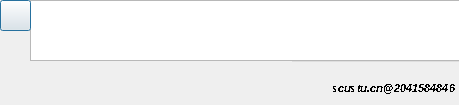
<?xml version="1.0" encoding="UTF-8"?>
<ui version="4.0">
 <class>screen</class>
 <widget class="QDialog" name="screen">
  <property name="geometry">
   <rect>
    <x>0</x>
    <y>0</y>
    <width>459</width>
    <height>105</height>
   </rect>
  </property>
  <property name="windowTitle">
   <string>Dialog</string>
  </property>
  <widget class="QTextEdit" name="hint">
   <property name="geometry">
    <rect>
     <x>30</x>
     <y>0</y>
     <width>431</width>
     <height>61</height>
    </rect>
   </property>
  </widget>
  <widget class="QPushButton" name="pushButton">
   <property name="geometry">
    <rect>
     <x>0</x>
     <y>0</y>
     <width>31</width>
     <height>31</height>
    </rect>
   </property>
   <property name="text">
    <string/>
   </property>
   <property name="icon">
    <iconset>
     <normalon>:/new/prefix1/resource/cancel.png</normalon>
    </iconset>
   </property>
  </widget>
  <widget class="QLineEdit" name="tip1">
   <property name="geometry">
    <rect>
     <x>290</x>
     <y>60</y>
     <width>171</width>
     <height>37</height>
    </rect>
   </property>
   <property name="font">
    <font>
     <pointsize>8</pointsize>
     <italic>true</italic>
     <bold>true</bold>
     <underline>false</underline>
     <strikeout>false</strikeout>
     <stylestrategy>NoAntialias</stylestrategy>
     <hintingpreference>PreferDefaultHinting</hintingpreference>
    </font>
   </property>
   <property name="cursor">
    <cursorShape>WaitCursor</cursorShape>
   </property>
   <property name="mouseTracking">
    <bool>true</bool>
   </property>
   <property name="tabletTracking">
    <bool>false</bool>
   </property>
   <property name="focusPolicy">
    <enum>Qt::StrongFocus</enum>
   </property>
   <property name="acceptDrops">
    <bool>true</bool>
   </property>
   <property name="toolTip">
    <string/>
   </property>
   <property name="layoutDirection">
    <enum>Qt::LeftToRight</enum>
   </property>
   <property name="autoFillBackground">
    <bool>false</bool>
   </property>
   <property name="styleSheet">
    <string notr="true">background:transparent</string>
   </property>
   <property name="inputMethodHints">
    <set>Qt::ImhNone</set>
   </property>
   <property name="text">
    <string>scustu.cn@2041584846</string>
   </property>
   <property name="alignment">
    <set>Qt::AlignBottom|Qt::AlignRight|Qt::AlignTrailing</set>
   </property>
   <property name="readOnly">
    <bool>true</bool>
   </property>
   <property name="clearButtonEnabled">
    <bool>false</bool>
   </property>
  </widget>
 </widget>
 <resources/>
 <connections/>
</ui>
